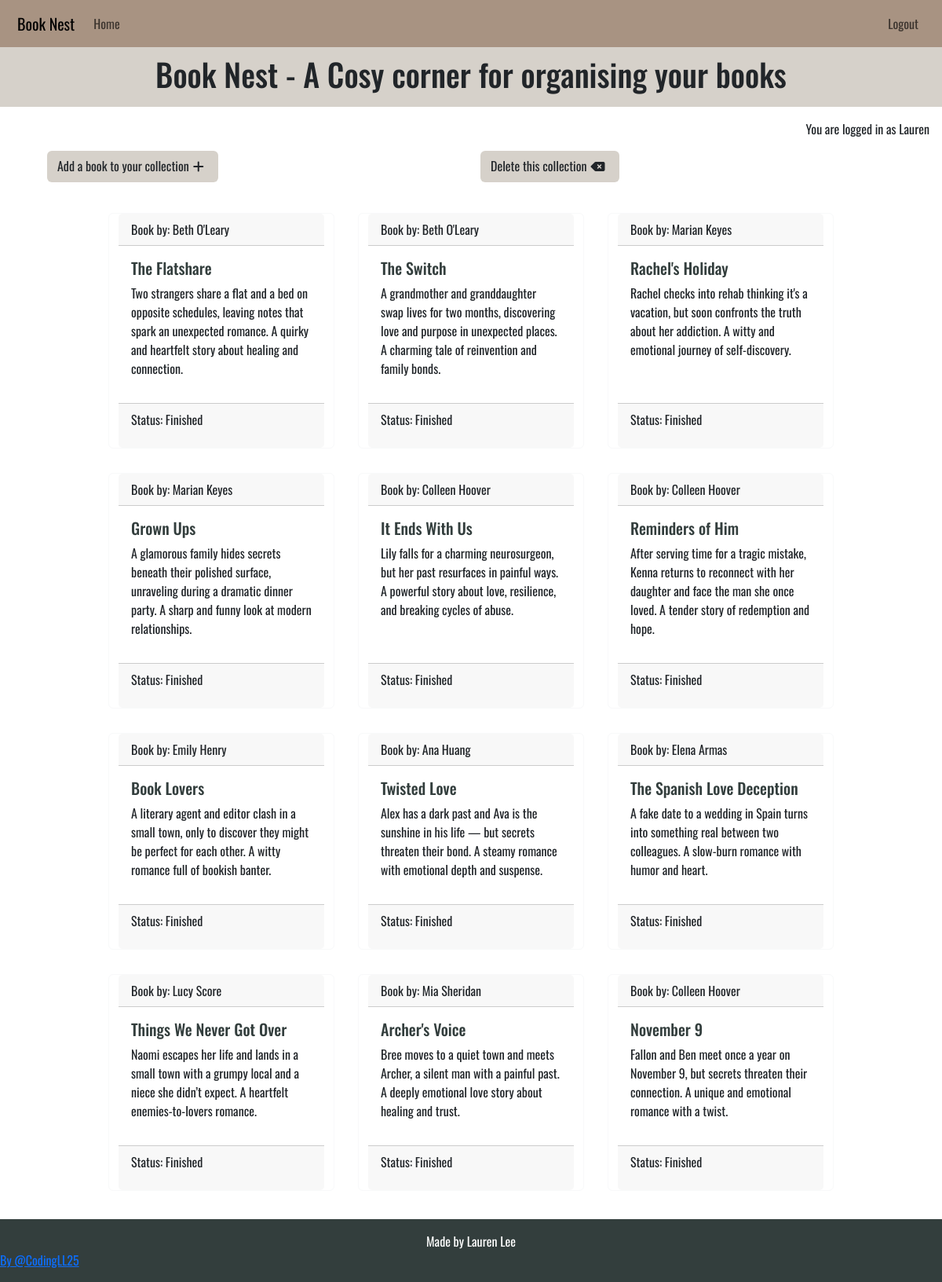
/collection/whirlwind-summer/ (signed in), run on the app's committed database.
### library/models.py (models this page shows, shortened)
class Book(models.Model):
    collection = models.ForeignKey(
        Collection, on_delete=models.CASCADE, related_name="books"
    )
    title = models.CharField(max_length=200, unique=True, blank=False)
    author = models.CharField(max_length=100, blank=False)
    body = models.TextField()
    finished = models.BooleanField(default=False)
    created_on = models.DateTimeField(auto_now_add=True)
    tag = models.ManyToManyField(Tag, related_name="books")

### library/views.py (the view)
# urls.py: path("collection/<slug:slug>/", views.collection_detail, name="collection_detail"),
def collection_detail(request, slug):
    queryset = Collection.objects.all().order_by("id")
    collection = get_object_or_404(queryset, slug=slug)
    books = collection.books.all()
    return render(
        request,
        "library/collection_detail.html",
        {
            "collection": collection,
            "books": books,
        },
    )

### library/templatetags/html_filters.py (called while the page is built)
@register.filter(name="clean_html")
def clean_html(value):
    if not value:
        return ""
    value = re.sub(r"<p[^>]*>\s*(?:&nbsp;|\s)*</p>", "", value)
    value = re.sub(r"&nbsp;", " ", value)
    return strip_tags(value).strip()

### library/templates/library/collection_detail.html (shortened to what this page needs)
{% extends 'base.html' %}
{% load html_filters %}
{% load static %}
{% load crispy_forms_tags %}
{% block content %}
<section class="action-form">
    <div class="row">
        {% if collection and user.is_authenticated and user == collection.user %}
        <div class="add-book col-md-6">
            <a href="{% url 'add_book' collection.slug %}"
                aria-label="Go to the page for adding a book to this collection" class="add">
                <button type="submit" class="btn action-button">Add a book to your collection<i
                        class="fa-solid fa-plus"></i></button>
            </a>
        </div>
        <div class="delete-collection col-md-6">
            <a href="{% url 'delete_collection' collection.slug %}"
                aria-label="Go to the page for deleting this collection" class="delete">
                <button type="submit" class="btn action-button">Delete this collection<i
                        class="fa-solid fa-delete-left icon"></i></button>
            </a>
        </div>
        {% endif %}
    </div>
</section>
<section class="book-continer container mt-4">
    <div class="row justify-content-center">
        {% if books %}
        {% for book in books %}
        <div class="card book-holder border-light mb-3">
            <div class="card-header"> Book by: {{ book.author }}</div>
            <div class="card-body">
                <h5 class="card-title">{{ book.title}} </h5>
                <p class="card-text"> {{ book.body | clean_html }}</p>
            </div>
            <div class="card-footer">
                <p class="card-status"> Status: {% if book.finished %} Finished {% else %} In progress {% endif%}
            </div>
        </div>
        {% endfor%}
        {% else %}
        <p>No books in this collection yet.</p>
        {% endif %}
    </div>
</section>
{% endblock content %}

### templates/base.html (shortened to what this page needs)
{% load static %}
{% url 'home' as home_url %}
{% url 'account_login' as login_url %}
{% url 'account_signup' as signup_url %}
{% url 'account_logout' as logout_url %}
<!DOCTYPE html>
<html class="h-100" lang="en">
<head>
    <link href="https://cdn.jsdelivr.net/npm/bootstrap@5.3.3/dist/css/bootstrap.min.css" rel="stylesheet"
>
    <link rel="stylesheet" href="{% static 'css/style.css' %}">
</head>
<body class="d-flex flex-column h-100 main-bg">
    <header>
        <nav class="navbar navbar-expand-lg">
            <div class="container-fluid">
                <a class="home-nav navbar-brand" aria-label="Link to the home page" href="{% url 'home' %}">Book
                    Nest</a>
                <div class="collapse navbar-collapse" id="navbarText" aria-label="Link to the home page">
                    <ul class="navbar-nav me-auto mb-2 mb-lg-0">
                        <li class="nav-item">
                            <a class="nav-link {% if request.path == home_url %}active{% endif %}" aria-current="page"
                                href="{% url 'home' %}">Home</a>
                        </li>
                    </ul>
                    <ul class="navbar-nav ms-auto mb-2 mb-lg-0">
                        {% if user.is_authenticated %}
                        <li class="nav-item" aria-label="Link to logout of your account">
                            <a class="nav-link {% if request.path == logout_url %}active{% endif %}" aria-current="page"
                                href="{% url 'account_logout' %}">Logout</a>
                        </li>
                        {% endif %}
                    </ul>
                </div>
            </div>
        </nav>
        <section class="subheadings">
            <div class="heading">
                <h1>Book Nest - A Cosy corner for organising your books</h1>
            </div>
            <span>
                {% if user.is_authenticated %}
                <p class="text-end m-3">You are logged in as {{ user }}</p>
                {% else %}
                <p class="text-end m-3">You are not logged in</p>
                {% endif %}
            </span>
        </section>
    </header>
    <main class="flex-shrink-0 main-bg">
        {% block content %}
        {% endblock content %}
    </main>
    <footer class="footer mt-auto py-3">
        <p class="m-0 text-center">Made by Lauren Lee</p>
        <a class="github" href="https://github.com/CodingLL25" target="_blank"
            aria-label="Link to authors Github Page">By @CodingLL25</a>
    </footer>
</body>
</html>

### static/css/style.css (style rules this page uses)
:root { --primary-font: "Oswald", sans-serif; --primary-color: #333E3D; --secondary-color: #D6D1CA; --highlight: #A89382; --light-highlight: #D97E47; --bright-highlight: #A04F2F; }
body { min-height: 100vh; display: flex; width: 100%; flex-direction: column; font-family: var(--primary-font); margin: 0; overflow-x: hidden; overflow-wrap: anywhere; }
main { flex: 1 0 auto; max-width: 1399px; margin: 0% 5%; position: relative; padding-bottom: 20px; }
i { padding: 5px; }
.navbar { display: flex; width: 100%; background-color: var(--highlight); padding: 10px; }
.heading { background-color: var(--secondary-color); padding: 10px; text-align: center; }
.footer { width: 100%; background-color: var(--primary-color); color: white; }
.card-title { color: var(--primary-color); }
.account-button, .action-button { background-color: var(--secondary-color); }
.book-holder { max-width: 18rem; margin: 15px; }

### data on the page
Book: author "Beth O'Leary", title "The Flatshare", body|clean_html "Two strangers share a flat and a bed on opposite schedules, leaving notes that spark an unexpected romance. A quirky and heartfelt story about healing and connection.", finished "Finished"
Book: author "Beth O'Leary", title "The Switch", body|clean_html "A grandmother and granddaughter swap lives for two months, discovering love and purpose in unexpected places. A charming tale of reinvention and family bonds.", finished "Finished"
Book: author "Marian Keyes", title "Rachel's Holiday", body|clean_html "Rachel checks into rehab thinking it's a vacation, but soon confronts the truth about her addiction. A witty and emotional journey of self-discovery.", finished "Finished"
Book: author "Marian Keyes", title "Grown Ups", body|clean_html "A glamorous family hides secrets beneath their polished surface, unraveling during a dramatic dinner party. A sharp and funny look at modern relationships.", finished "Finished"
Book: author "Colleen Hoover", title "It Ends With Us", body|clean_html "Lily falls for a charming neurosurgeon, but her past resurfaces in painful ways. A powerful story about love, resilience, and breaking cycles of abuse.", finished "Finished"
Book: author "Colleen Hoover", title "Reminders of Him", body|clean_html "After serving time for a tragic mistake, Kenna returns to reconnect with her daughter and face the man she once loved. A tender story of redemption and hope.", finished "Finished"
Book: author "Emily Henry", title "Book Lovers", body|clean_html "A literary agent and editor clash in a small town, only to discover they might be perfect for each other. A witty romance full of bookish banter.", finished "Finished"
Book: author "Ana Huang", title "Twisted Love", body|clean_html "Alex has a dark past and Ava is the sunshine in his life — but secrets threaten their bond. A steamy romance with emotional depth and suspense.", finished "Finished"
Book: author "Elena Armas", title "The Spanish Love Deception", body|clean_html "A fake date to a wedding in Spain turns into something real between two colleagues. A slow-burn romance with humor and heart.", finished "Finished"
Book: author "Lucy Score", title "Things We Never Got Over", body|clean_html "Naomi escapes her life and lands in a small town with a grumpy local and a niece she didn’t expect. A heartfelt enemies-to-lovers romance.", finished "Finished"
Book: author "Mia Sheridan", title "Archer's Voice", body|clean_html "Bree moves to a quiet town and meets Archer, a silent man with a painful past. A deeply emotional love story about healing and trust.", finished "Finished"
Book: author "Colleen Hoover", title "November 9", body|clean_html "Fallon and Ben meet once a year on November 9, but secrets threaten their connection. A unique and emotional romance with a twist.", finished "Finished"

### other printed values
{{ user }} "Lauren"
